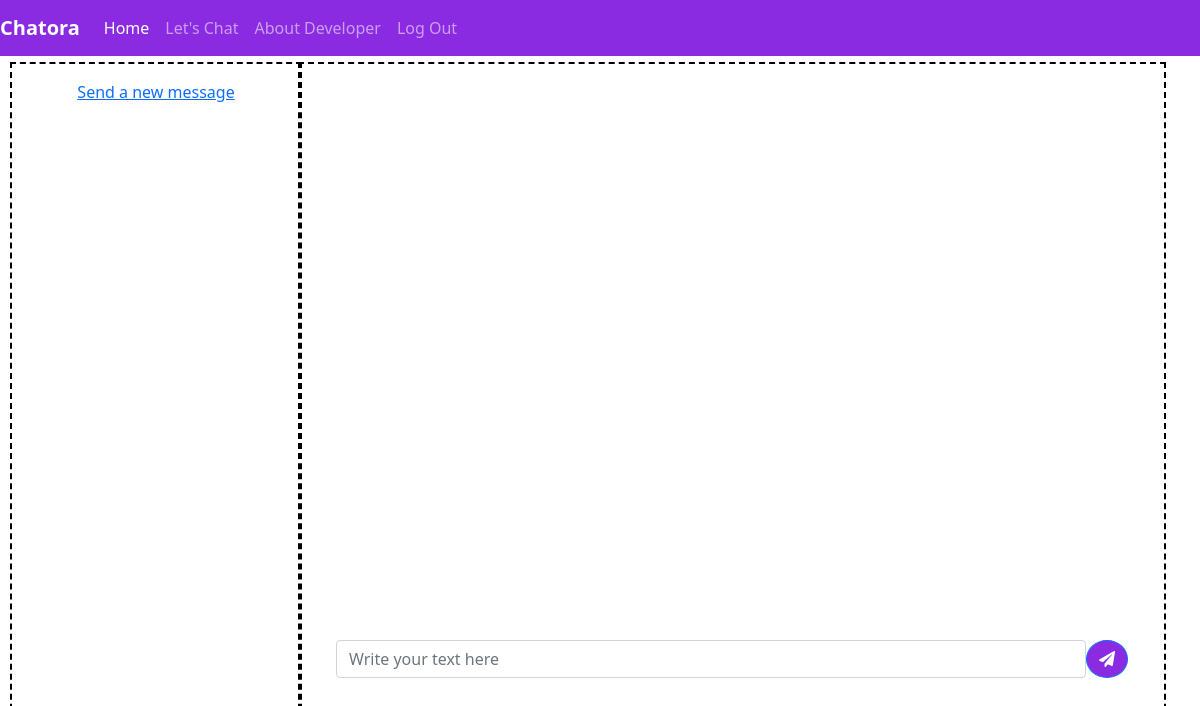
The app's page /chat/ (signed in), older data.
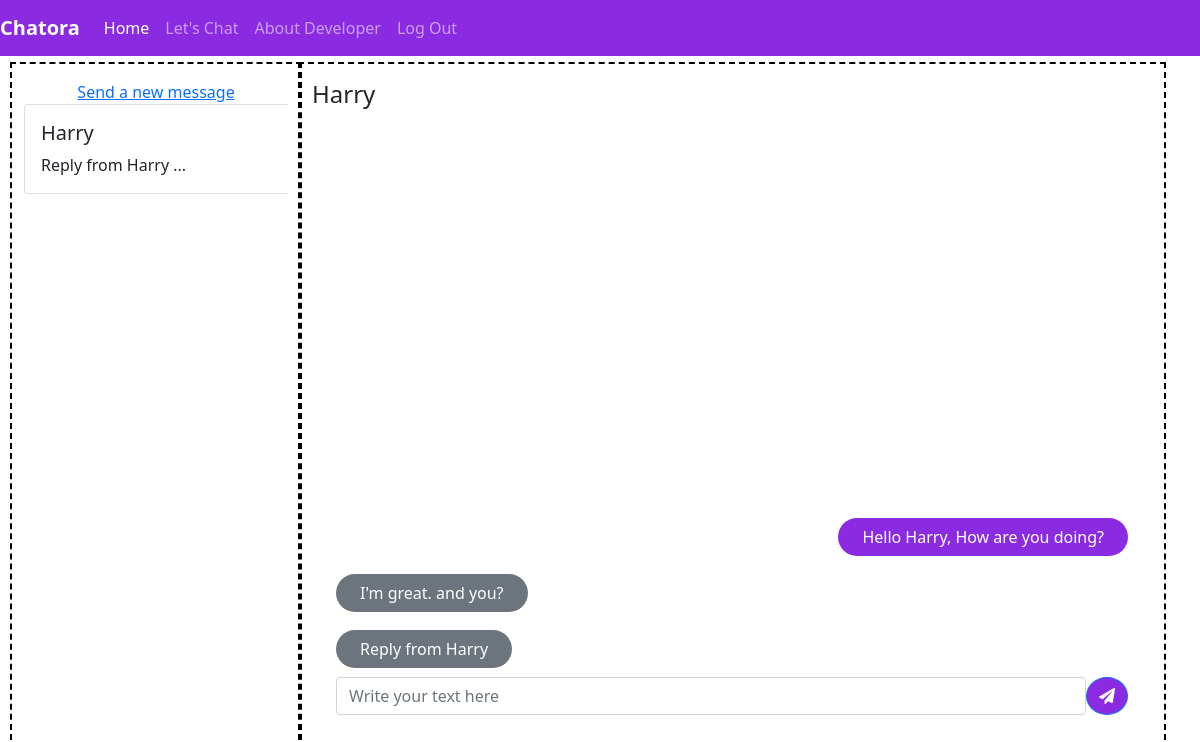
The same page, newer data.
### chat/models.py (models this page shows, shortened)
class User(AbstractUser):
    pass

class Conversation(models.Model):
    participants = models.ManyToManyField(User,related_name='participant')
    Messages = models.ManyToManyField(Message,related_name='texts')
    Last_Updated = models.DateTimeField(auto_now=True)

class Message(models.Model):
    Text = models.CharField(max_length=200)
    From = models.ForeignKey(User,on_delete=models.CASCADE,related_name='sender')

### chat/views.py (the view)
# urls.py: path('chat/',views.messages,name='messages'),
@login_required
def messages(request):
    user = request.user
    conv_id = request.POST.get('conv_id')
    con = Conversation.objects.filter(participants=user).order_by('-Last_Updated')
    if conv_id == "" or conv_id == None:
        try:
            latest = con[0].id
        except IndexError:
            latest = ""
    else:
        latest = int(conv_id)
    if type(latest) is not str:
        disp_msgs = Conversation.objects.get(pk=latest).Messages.order_by('-id')
    else:
        disp_msgs = None
    return render(request,'chat/messages.html',{'all_conversations':con,'disp_msgs':disp_msgs})

### chat/templates/chat/messages.html (shortened to what this page needs)
{% extends 'chat/base.html' %}
{% block all_chats %}
    <div class="my-3">
    <div class="my-3" style="height: 75vh">
    <div id="all_messages" style="height: inherit; overflow-y: auto; display: flex; flex-direction: column; ">
    <a class="text-center" href="#">Send a new message</a>
        {% for each_conv in all_conversations %}
        <div class="card" style="width: 18rem;">
  <div class="card-body">
    <h5 class="card-title">
        {% for participant_name in each_conv.participants.all %}
            {% if participant_name != user %}
            {{ participant_name.first_name }}
            {% endif %}
        {% endfor %}
    </h5>
    <p class="card-text">{{each_conv.Messages.last.Text |slice:":17" }} ...</p>
        </div>
        </div>
        {% endfor %}
    </div>
    </div>
    </div>
{% endblock %}
{% block conversation %}
    <div class="my-3" style="height: 70vh">
    <h4>
        {% for participant_name in all_conversations.first.participants.all %}
            {% if participant_name != user %}
            {{ participant_name.first_name }}
            {% endif %}
        {% endfor %}
    </h4>
    <div id="messages" style="height: inherit; overflow-y: auto; display: flex; flex-direction: column-reverse; ">
    {% for eachMsg in disp_msgs %}
        {% if not eachMsg.From == user %}
        <div class="container my-3 text-white">
            <span class="bg-secondary container py-2" style="border-radius: 50px;">{{ eachMsg.Text }}</span>
        </div>
        {% else %}
        <div class="container my-3 text-white" style="text-align: right;">
            <span class="bg-primary container py-2" style="border-radius: 50px;">{{ eachMsg.Text }}</span>
        </div>
        {% endif %}
        {% endfor %}
    </div>
        <div class="container">
    <form class="d-flex">
    <input type="text" id="{{ all_conversations.first.id }}" class="form-control msg" name="txt" placeholder="Write your text here">
    <button class="btn btn-primary" class="send" type="submit" style="border-radius: 100%;"><i class="fas fa-paper-plane"></i></button>
    </form>
        </div>
    </div>
{% endblock %}

Row changes from the older to the newer data that the page shows:
added Conversation: Messages.last.Text "Reply from Harry"
now on this page (row unchanged): User: first_name "Harry"
added Message: Text "Reply from Harry"
added Message: Text "I'm great. and you?"
added Message: Text "Hello Harry, How are you doing?"
